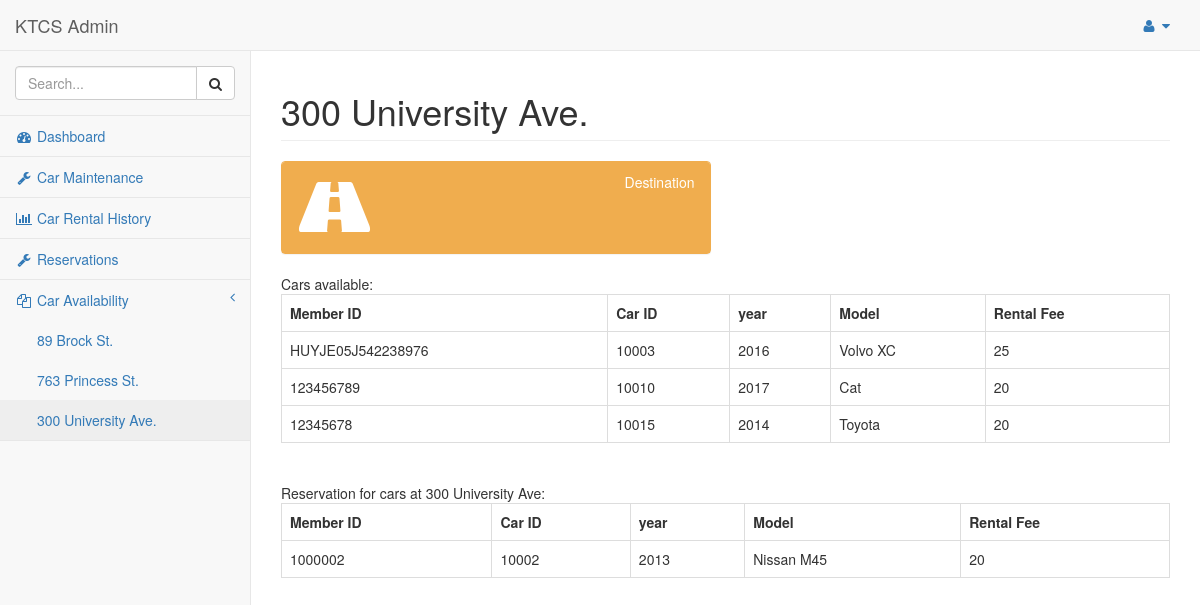
/admin/pages/location3.php (signed in), run on the app's committed database.
### tables this page shows
CREATE TABLE `car` (
  `vin` varchar(20) NOT NULL,
  `pickup_location` varchar(40) NOT NULL,
  `dropoff_location` varchar(40) DEFAULT NULL,
  `make_model` varchar(25) NOT NULL,
  `year` year(4) NOT NULL,
  `rental_fee` int(11) NOT NULL,
  `carID` int(11) NOT NULL,
  `available` int(1) NOT NULL DEFAULT '0'
);

CREATE TABLE `reservation` (
  `carID` int(11) NOT NULL,
  `memberID` int(11) NOT NULL,
  `reservation_num` varchar(20) NOT NULL,
  `date` date NOT NULL,
  `access_code` varchar(20) NOT NULL,
  `length_of_reservation` int(11) NOT NULL
);

### admin/pages/location3.php (the view, shortened to what this page needs)
 <!DOCTYPE html>
<html lang="en">
<head>
    <link href="../vendor/bootstrap/css/bootstrap.min.css" rel="stylesheet">
    <link href="../vendor/metisMenu/metisMenu.min.css" rel="stylesheet">
    <link href="../dist/css/sb-admin-2.css" rel="stylesheet">
    <link href="../vendor/morrisjs/morris.css" rel="stylesheet">
    <link href="../vendor/font-awesome/css/font-awesome.min.css" rel="stylesheet" type="text/css">
</head>
<body>
    <div id="wrapper">
        <nav class="navbar navbar-default navbar-static-top" role="navigation" style="margin-bottom: 0">
            <div class="navbar-header">
                <a class="navbar-brand" href="index.php">KTCS Admin</a>
            </div>
            <ul class="nav navbar-top-links navbar-right">
                <li class="dropdown">
                    <a class="dropdown-toggle" data-toggle="dropdown" href="#">
                        <i class="fa fa-user fa-fw"></i> <i class="fa fa-caret-down"></i>
                    </a>
                </li>
            </ul>
            <div class="navbar-default sidebar" role="navigation">
                <div class="sidebar-nav navbar-collapse">
                    <ul class="nav" id="side-menu">
                        <li class="sidebar-search">
                            <div class="input-group custom-search-form">
                                <input type="text" class="form-control" placeholder="Search...">
                                <span class="input-group-btn">
                                <button class="btn btn-default" type="button">
                                    <i class="fa fa-search"></i>
                                </button>
                            </span>
                            </div>
                        </li>
                        <li>
                            <a href="index.php"><i class="fa fa-dashboard fa-fw"></i> Dashboard</a>
                        </li>
						<li>
                            <a href="carM.php"><i class="fa fa-wrench fa-fw"></i> Car Maintenance</a>
                        </li>
                        <li>
                            <a href="carHistory.php"><i class="fa fa-bar-chart-o fa-fw"></i> Car Rental History</a>
                        </li>
                        <li>
                            <a href="date1.php"><i class="fa fa-wrench fa-fw"></i> Reservations</a>
                        </li>
                        <li>
                            <a href="#"><i class="fa fa-files-o fa-fw"></i> Car Availability<span class="fa arrow"></span></a>
                            <ul class="nav nav-second-level">
                                <li>
                                    <a href="location1.php">89 Brock St.</a>
                                </li>
                                <li>
                                    <a href="location2.php">763 Princess St.</a>
                                </li>
                                <li>
                                    <a href="location3.php">300 University Ave.</a>
                                </li>
                            </ul>
                        </li>
                    </ul>
                </div>
            </div>
        </nav>
        <div id="page-wrapper">
            <div class="row">
                <div class="col-lg-12">
                    <h1 class="page-header">300 University Ave.</h1>
                </div>
            </div>
            <div class="row">
                <div class="col-lg-6 col-md-6">
                    <div class="panel panel-yellow">
                        <div class="panel-heading">
                            <div class="row">
                                <div class="col-xs-3">
                                    <i class="fa fa-road fa-5x"></i>
                                </div>
                                <div class="col-xs-9 text-right">
                                    <div>Destination</div>
                                </div>
                            </div>
                        </div>
                    </div>
                </div>
            </div>
<?php
if(isset($_SESSION['id'])){
    include_once '../../connection.php';
        echo "Cars available: <br>";
        $query = "SELECT carID, vin, make_model, year, rental_fee FROM car WHERE pickup_location = '300 University Ave.' AND available = '0'";
        $stmt = $dbh->prepare($query);
		$stmt->execute();
        $stmt->bind_result($carID,$vin,$makemodel,$year,$rentalfee);
	echo "<table class='table table-hover table-bordered'>";
	echo "<tr>";
	echo "<th>Member ID</th>";
	echo "<th>Car ID</th>";
	echo "<th>year</th>";
	echo "<th>Model</th>";
	echo "<th>Rental Fee</th>";
	echo "</tr>";
    while ($stmt -> fetch()){
						echo "<tr>";
						echo "<td>$vin</td>";
						echo "<td>$carID</td>";
						echo "<td>$year </td>";
						echo "<td>$makemodel</td>";
						echo "<td>$rentalfee</td>";
						echo "</tr>";
    }
		echo "</table>";
} else {
	header("Location: ../../worklogin.php");
	die();
}
?>
<?php
if(isset($_SESSION['id'])){
    include_once '../../connection.php';
    echo "<br>";
    echo "Reservation for cars at 300 University Ave: <br>";
    $query = "SELECT car.carID, vin, make_model, year, rental_fee, memberID AS reserved_by FROM car, reservation WHERE pickup_location = '300 University Ave.' AND available = '1' AND reservation.carID = car.carID";
    $stmt = $dbh->prepare($query);
    $stmt->execute();
    $stmt->bind_result($carID,$vin,$makemodel,$year,$rentalfee,$memberID);
	echo "<table class='table table-hover table-bordered'>";
	echo "<tr>";
	echo "<th>Member ID</th>";
	echo "<th>Car ID</th>";
	echo "<th>year</th>";
	echo "<th>Model</th>";
	echo "<th>Rental Fee</th>";
	echo "</tr>";
    if ($stmt -> fetch()){
						echo "<tr>";
						echo "<td>$memberID</td>";
						echo "<td>$carID</td>";
						echo "<td>$year </td>";
						echo "<td>$makemodel</td>";
						echo "<td>$rentalfee</td>";
						echo "</tr>";
	}
    else {
        echo "No cars are reserved at 300 University Ave. currently. <br>";
    }
    echo "</table>";
}
?>
        </div>
    </div>
</body>
</html>

### data on the page
car: vin "HUYJE05J542238976", carID "10003", year "2016", make_model "Volvo XC", rental_fee "25"
car: vin "123456789", carID "10010", year "2017", make_model "Cat", rental_fee "20"
car: vin "12345678", carID "10015", year "2014", make_model "Toyota", rental_fee "20"
reservation: memberID "1000002"
car: carID "10002", year "2013", make_model "Nissan M45", rental_fee "20"
